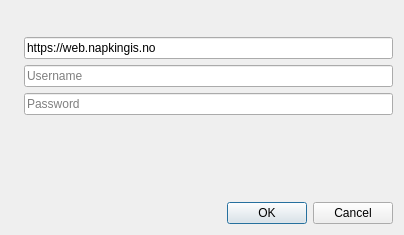
<?xml version="1.0" encoding="UTF-8"?>
<ui version="4.0">
 <class>Dialog</class>
 <widget class="QDialog" name="Dialog">
  <property name="geometry">
   <rect>
    <x>0</x>
    <y>0</y>
    <width>404</width>
    <height>235</height>
   </rect>
  </property>
  <property name="windowTitle">
   <string>NapkinGIS</string>
  </property>
  <layout class="QGridLayout" name="gridLayout">
   <item row="3" column="0">
    <widget class="QLabel" name="label">
     <property name="text">
      <string/>
     </property>
     <property name="pixmap">
      <pixmap>../img/server.svg</pixmap>
     </property>
    </widget>
   </item>
   <item row="8" column="1">
    <widget class="QDialogButtonBox" name="buttonBox">
     <property name="orientation">
      <enum>Qt::Horizontal</enum>
     </property>
     <property name="standardButtons">
      <set>QDialogButtonBox::Cancel|QDialogButtonBox::Ok</set>
     </property>
    </widget>
   </item>
   <item row="0" column="1" rowspan="2">
    <layout class="QHBoxLayout" name="horizontalLayout" stretch="0,0">
     <property name="sizeConstraint">
      <enum>QLayout::SetMinimumSize</enum>
     </property>
     <item>
      <widget class="QLabel" name="label_3">
       <property name="enabled">
        <bool>true</bool>
       </property>
       <property name="maximumSize">
        <size>
         <width>240</width>
         <height>44</height>
        </size>
       </property>
       <property name="styleSheet">
        <string notr="true">position: absolute</string>
       </property>
       <property name="text">
        <string/>
       </property>
       <property name="pixmap">
        <pixmap>../img/text_logo.png</pixmap>
       </property>
      </widget>
     </item>
     <item>
      <spacer name="horizontalSpacer">
       <property name="orientation">
        <enum>Qt::Horizontal</enum>
       </property>
       <property name="sizeHint" stdset="0">
        <size>
         <width>40</width>
         <height>20</height>
        </size>
       </property>
      </spacer>
     </item>
    </layout>
   </item>
   <item row="5" column="0">
    <widget class="QLabel" name="label_4">
     <property name="text">
      <string/>
     </property>
     <property name="pixmap">
      <pixmap>../img/key.svg</pixmap>
     </property>
    </widget>
   </item>
   <item row="3" column="1">
    <widget class="QLineEdit" name="server_url">
     <property name="text">
      <string>https://web.napkingis.no</string>
     </property>
     <property name="placeholderText">
      <string>Server URL</string>
     </property>
    </widget>
   </item>
   <item row="4" column="1">
    <widget class="QLineEdit" name="username">
     <property name="placeholderText">
      <string>Username</string>
     </property>
    </widget>
   </item>
   <item row="7" column="1">
    <spacer name="verticalSpacer">
     <property name="orientation">
      <enum>Qt::Vertical</enum>
     </property>
     <property name="sizeHint" stdset="0">
      <size>
       <width>20</width>
       <height>40</height>
      </size>
     </property>
    </spacer>
   </item>
   <item row="4" column="0">
    <widget class="QLabel" name="label_2">
     <property name="text">
      <string/>
     </property>
     <property name="pixmap">
      <pixmap>../img/user.svg</pixmap>
     </property>
    </widget>
   </item>
   <item row="5" column="1">
    <widget class="QgsPasswordLineEdit" name="password">
     <property name="placeholderText">
      <string>Password</string>
     </property>
    </widget>
   </item>
  </layout>
 </widget>
 <customwidgets>
  <customwidget>
   <class>QgsPasswordLineEdit</class>
   <extends>QLineEdit</extends>
   <header>qgspasswordlineedit.h</header>
  </customwidget>
 </customwidgets>
 <resources/>
 <connections>
  <connection>
   <sender>buttonBox</sender>
   <signal>accepted()</signal>
   <receiver>Dialog</receiver>
   <slot>accept()</slot>
   <hints>
    <hint type="sourcelabel">
     <x>248</x>
     <y>254</y>
    </hint>
    <hint type="destinationlabel">
     <x>157</x>
     <y>274</y>
    </hint>
   </hints>
  </connection>
  <connection>
   <sender>buttonBox</sender>
   <signal>rejected()</signal>
   <receiver>Dialog</receiver>
   <slot>reject()</slot>
   <hints>
    <hint type="sourcelabel">
     <x>316</x>
     <y>260</y>
    </hint>
    <hint type="destinationlabel">
     <x>286</x>
     <y>274</y>
    </hint>
   </hints>
  </connection>
 </connections>
</ui>
